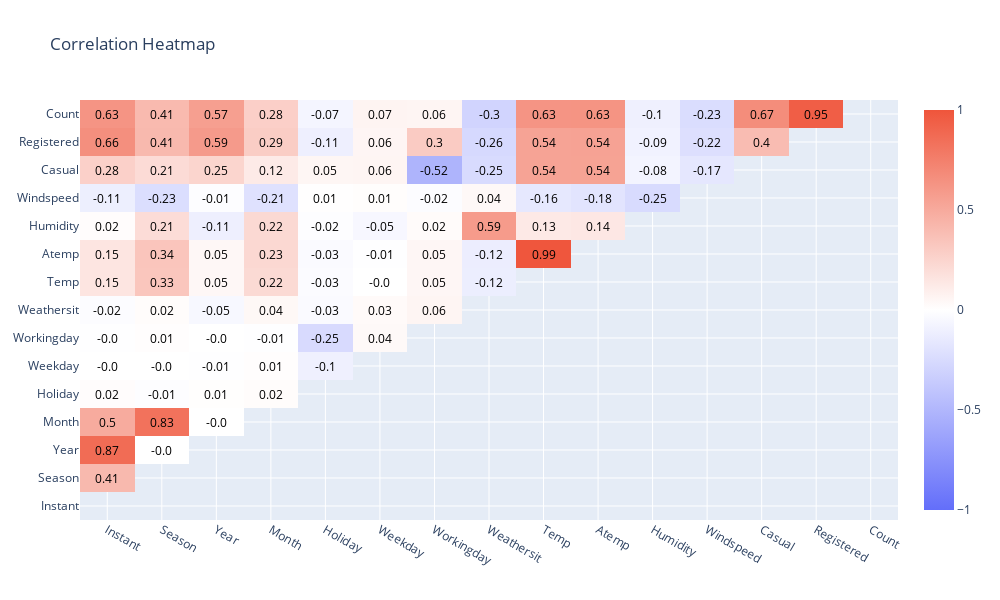

Notebook code for this chart:
### Code cell
corr = dfd.corr()
# Generate a mask for the upper triangle
mask = np.triu(np.ones_like(corr, dtype=bool))
# Apply the mask to the correlation matrix
corr_masked = corr.mask(mask)
# Create the heatmap
fig = go.Figure(data=go.Heatmap(
    z=corr_masked.values,
    x=corr_masked.columns,
    y=corr_masked.index,
    colorscale=[(0, '#636EFA'), (0.5, 'white'), (1, '#EF553B')],
    zmin=-1,
    zmax=1,
    text=np.round(corr_masked.values, 2),
    hoverinfo='text'
))
# Add annotations
annotations = []
for i in range(len(corr_masked)):
    for j in range(len(corr_masked)):
        if not mask[i, j]:
            annotations.append(
                dict(
                    x=corr_masked.columns[j],
                    y=corr_masked.index[i],
                    text=str(np.round(corr_masked.iloc[i, j], 2)),
                    showarrow=False,
                    font=dict(color="black")
                )
            )
fig.update_layout(
    width=1000,  # Set the width of the plot
    height=600,  # Set the height of the plot
    title='Correlation Heatmap',
    annotations=annotations,
    xaxis=dict(tickmode='array', tickvals=list(range(len(corr.columns))), ticktext=corr.columns),
    yaxis=dict(tickmode='array', tickvals=list(range(len(corr.index))), ticktext=corr.index)
)
fig.show()

### Figure 1 — Plotly figure (JSON) as saved in the notebook; plotly's stock layout.template omitted (floating-point values rounded to 4 significant figures; data arrays with more than 128 entries replaced by an {"elided": "..."} marker saying what was removed)
{"data": [{"colorscale": [[0, "#636EFA"], [0.5, "white"], [1, "#EF553B"]], "hoverinfo": "text", "text": {"elided": "15x15 float values"}, "type": "heatmap", "x": ["Instant", "Season", "Year", "Month", "Holiday", "Weekday", "Workingday", "Weathersit", "Temp", "Atemp", "Humidity", "Windspeed", "Casual", "Registered", "Count"], "y": ["Instant", "Season", "Year", "Month", "Holiday", "Weekday", "Workingday", "Weathersit", "Temp", "Atemp", "Humidity", "Windspeed", "Casual", "Registered", "Count"], "z": {"elided": "15x15 float values"}, "zmax": 1, "zmin": -1}], "layout": {"annotations": [{"font": {"color": "black"}, "showarrow": false, "text": "0.41", "x": "Instant", "y": "Season"}, {"font": {"color": "black"}, "showarrow": false, "text": "0.87", "x": "Instant", "y": "Year"}, {"font": {"color": "black"}, "showarrow": false, "text": "-0.0", "x": "Season", "y": "Year"}, {"font": {"color": "black"}, "showarrow": false, "text": "0.5", "x": "Instant", "y": "Month"}, {"font": {"color": "black"}, "showarrow": false, "text": "0.83", "x": "Season", "y": "Month"}, {"font": {"color": "black"}, "showarrow": false, "text": "-0.0", "x": "Year", "y": "Month"}, {"font": {"color": "black"}, "showarrow": false, "text": "0.02", "x": "Instant", "y": "Holiday"}, {"font": {"color": "black"}, "showarrow": false, "text": "-0.01", "x": "Season", "y": "Holiday"}, {"font": {"color": "black"}, "showarrow": false, "text": "0.01", "x": "Year", "y": "Holiday"}, {"font": {"color": "black"}, "showarrow": false, "text": "0.02", "x": "Month", "y": "Holiday"}, {"font": {"color": "black"}, "showarrow": false, "text": "-0.0", "x": "Instant", "y": "Weekday"}, {"font": {"color": "black"}, "showarrow": false, "text": "-0.0", "x": "Season", "y": "Weekday"}, {"font": {"color": "black"}, "showarrow": false, "text": "-0.01", "x": "Year", "y": "Weekday"}, {"font": {"color": "black"}, "showarrow": false, "text": "0.01", "x": "Month", "y": "Weekday"}, {"font": {"color": "black"}, "showarrow": false, "text": "-0.1", "x": "Holiday", "y": "Weekday"}, {"font": {"color": "black"}, "showarrow": false, "text": "-0.0", "x": "Instant", "y": "Workingday"}, {"font": {"color": "black"}, "showarrow": false, "text": "0.01", "x": "Season", "y": "Workingday"}, {"font": {"color": "black"}, "showarrow": false, "text": "-0.0", "x": "Year", "y": "Workingday"}, {"font": {"color": "black"}, "showarrow": false, "text": "-0.01", "x": "Month", "y": "Workingday"}, {"font": {"color": "black"}, "showarrow": false, "text": "-0.25", "x": "Holiday", "y": "Workingday"}, {"font": {"color": "black"}, "showarrow": false, "text": "0.04", "x": "Weekday", "y": "Workingday"}, {"font": {"color": "black"}, "showarrow": false, "text": "-0.02", "x": "Instant", "y": "Weathersit"}, {"font": {"color": "black"}, "showarrow": false, "text": "0.02", "x": "Season", "y": "Weathersit"}, {"font": {"color": "black"}, "showarrow": false, "text": "-0.05", "x": "Year", "y": "Weathersit"}, {"font": {"color": "black"}, "showarrow": false, "text": "0.04", "x": "Month", "y": "Weathersit"}, {"font": {"color": "black"}, "showarrow": false, "text": "-0.03", "x": "Holiday", "y": "Weathersit"}, {"font": {"color": "black"}, "showarrow": false, "text": "0.03", "x": "Weekday", "y": "Weathersit"}, {"font": {"color": "black"}, "showarrow": false, "text": "0.06", "x": "Workingday", "y": "Weathersit"}, {"font": {"color": "black"}, "showarrow": false, "text": "0.15", "x": "Instant", "y": "Temp"}, {"font": {"color": "black"}, "showarrow": false, "text": "0.33", "x": "Season", "y": "Temp"}, {"font": {"color": "black"}, "showarrow": false, "text": "0.05", "x": "Year", "y": "Temp"}, {"font": {"color": "black"}, "showarrow": false, "text": "0.22", "x": "Month", "y": "Temp"}, {"font": {"color": "black"}, "showarrow": false, "text": "-0.03", "x": "Holiday", "y": "Temp"}, {"font": {"color": "black"}, "showarrow": false, "text": "-0.0", "x": "Weekday", "y": "Temp"}, {"font": {"color": "black"}, "showarrow": false, "text": "0.05", "x": "Workingday", "y": "Temp"}, {"font": {"color": "black"}, "showarrow": false, "text": "-0.12", "x": "Weathersit", "y": "Temp"}, {"font": {"color": "black"}, "showarrow": false, "text": "0.15", "x": "Instant", "y": "Atemp"}, {"font": {"color": "black"}, "showarrow": false, "text": "0.34", "x": "Season", "y": "Atemp"}, {"font": {"color": "black"}, "showarrow": false, "text": "0.05", "x": "Year", "y": "Atemp"}, {"font": {"color": "black"}, "showarrow": false, "text": "0.23", "x": "Month", "y": "Atemp"}, {"font": {"color": "black"}, "showarrow": false, "text": "-0.03", "x": "Holiday", "y": "Atemp"}, {"font": {"color": "black"}, "showarrow": false, "text": "-0.01", "x": "Weekday", "y": "Atemp"}, {"font": {"color": "black"}, "showarrow": false, "text": "0.05", "x": "Workingday", "y": "Atemp"}, {"font": {"color": "black"}, "showarrow": false, "text": "-0.12", "x": "Weathersit", "y": "Atemp"}, {"font": {"color": "black"}, "showarrow": false, "text": "0.99", "x": "Temp", "y": "Atemp"}, {"font": {"color": "black"}, "showarrow": false, "text": "0.02", "x": "Instant", "y": "Humidity"}, {"font": {"color": "black"}, "showarrow": false, "text": "0.21", "x": "Season", "y": "Humidity"}, {"font": {"color": "black"}, "showarrow": false, "text": "-0.11", "x": "Year", "y": "Humidity"}, {"font": {"color": "black"}, "showarrow": false, "text": "0.22", "x": "Month", "y": "Humidity"}, {"font": {"color": "black"}, "showarrow": false, "text": "-0.02", "x": "Holiday", "y": "Humidity"}, {"font": {"color": "black"}, "showarrow": false, "text": "-0.05", "x": "Weekday", "y": "Humidity"}, {"font": {"color": "black"}, "showarrow": false, "text": "0.02", "x": "Workingday", "y": "Humidity"}, {"font": {"color": "black"}, "showarrow": false, "text": "0.59", "x": "Weathersit", "y": "Humidity"}, {"font": {"color": "black"}, "showarrow": false, "text": "0.13", "x": "Temp", "y": "Humidity"}, {"font": {"color": "black"}, "showarrow": false, "text": "0.14", "x": "Atemp", "y": "Humidity"}, {"font": {"color": "black"}, "showarrow": false, "text": "-0.11", "x": "Instant", "y": "Windspeed"}, {"font": {"color": "black"}, "showarrow": false, "text": "-0.23", "x": "Season", "y": "Windspeed"}, {"font": {"color": "black"}, "showarrow": false, "text": "-0.01", "x": "Year", "y": "Windspeed"}, {"font": {"color": "black"}, "showarrow": false, "text": "-0.21", "x": "Month", "y": "Windspeed"}, {"font": {"color": "black"}, "showarrow": false, "text": "0.01", "x": "Holiday", "y": "Windspeed"}, {"font": {"color": "black"}, "showarrow": false, "text": "0.01", "x": "Weekday", "y": "Windspeed"}, {"font": {"color": "black"}, "showarrow": false, "text": "-0.02", "x": "Workingday", "y": "Windspeed"}, {"font": {"color": "black"}, "showarrow": false, "text": "0.04", "x": "Weathersit", "y": "Windspeed"}, {"font": {"color": "black"}, "showarrow": false, "text": "-0.16", "x": "Temp", "y": "Windspeed"}, {"font": {"color": "black"}, "showarrow": false, "text": "-0.18", "x": "Atemp", "y": "Windspeed"}, {"font": {"color": "black"}, "showarrow": false, "text": "-0.25", "x": "Humidity", "y": "Windspeed"}, {"font": {"color": "black"}, "showarrow": false, "text": "0.28", "x": "Instant", "y": "Casual"}, {"font": {"color": "black"}, "showarrow": false, "text": "0.21", "x": "Season", "y": "Casual"}, {"font": {"color": "black"}, "showarrow": false, "text": "0.25", "x": "Year", "y": "Casual"}, {"font": {"color": "black"}, "showarrow": false, "text": "0.12", "x": "Month", "y": "Casual"}, {"font": {"color": "black"}, "showarrow": false, "text": "0.05", "x": "Holiday", "y": "Casual"}, {"font": {"color": "black"}, "showarrow": false, "text": "0.06", "x": "Weekday", "y": "Casual"}, {"font": {"color": "black"}, "showarrow": false, "text": "-0.52", "x": "Workingday", "y": "Casual"}, {"font": {"color": "black"}, "showarrow": false, "text": "-0.25", "x": "Weathersit", "y": "Casual"}, {"font": {"color": "black"}, "showarrow": false, "text": "0.54", "x": "Temp", "y": "Casual"}, {"font": {"color": "black"}, "showarrow": false, "text": "0.54", "x": "Atemp", "y": "Casual"}, {"font": {"color": "black"}, "showarrow": false, "text": "-0.08", "x": "Humidity", "y": "Casual"}, {"font": {"color": "black"}, "showarrow": false, "text": "-0.17", "x": "Windspeed", "y": "Casual"}, {"font": {"color": "black"}, "showarrow": false, "text": "0.66", "x": "Instant", "y": "Registered"}, {"font": {"color": "black"}, "showarrow": false, "text": "0.41", "x": "Season", "y": "Registered"}, {"font": {"color": "black"}, "showarrow": false, "text": "0.59", "x": "Year", "y": "Registered"}, {"font": {"color": "black"}, "showarrow": false, "text": "0.29", "x": "Month", "y": "Registered"}, {"font": {"color": "black"}, "showarrow": false, "text": "-0.11", "x": "Holiday", "y": "Registered"}, {"font": {"color": "black"}, "showarrow": false, "text": "0.06", "x": "Weekday", "y": "Registered"}, {"font": {"color": "black"}, "showarrow": false, "text": "0.3", "x": "Workingday", "y": "Registered"}, {"font": {"color": "black"}, "showarrow": false, "text": "-0.26", "x": "Weathersit", "y": "Registered"}, {"font": {"color": "black"}, "showarrow": false, "text": "0.54", "x": "Temp", "y": "Registered"}, {"font": {"color": "black"}, "showarrow": false, "text": "0.54", "x": "Atemp", "y": "Registered"}, {"font": {"color": "black"}, "showarrow": false, "text": "-0.09", "x": "Humidity", "y": "Registered"}, {"font": {"color": "black"}, "showarrow": false, "text": "-0.22", "x": "Windspeed", "y": "Registered"}, {"font": {"color": "black"}, "showarrow": false, "text": "0.4", "x": "Casual", "y": "Registered"}, {"font": {"color": "black"}, "showarrow": false, "text": "0.63", "x": "Instant", "y": "Count"}, {"font": {"color": "black"}, "showarrow": false, "text": "0.41", "x": "Season", "y": "Count"}, {"font": {"color": "black"}, "showarrow": false, "text": "0.57", "x": "Year", "y": "Count"}, {"font": {"color": "black"}, "showarrow": false, "text": "0.28", "x": "Month", "y": "Count"}, {"font": {"color": "black"}, "showarrow": false, "text": "-0.07", "x": "Holiday", "y": "Count"}, {"font": {"color": "black"}, "showarrow": false, "text": "0.07", "x": "Weekday", "y": "Count"}, {"font": {"color": "black"}, "showarrow": false, "text": "0.06", "x": "Workingday", "y": "Count"}, {"font": {"color": "black"}, "showarrow": false, "text": "-0.3", "x": "Weathersit", "y": "Count"}, {"font": {"color": "black"}, "showarrow": false, "text": "0.63", "x": "Temp", "y": "Count"}, {"font": {"color": "black"}, "showarrow": false, "text": "0.63", "x": "Atemp", "y": "Count"}, {"font": {"color": "black"}, "showarrow": false, "text": "-0.1", "x": "Humidity", "y": "Count"}, {"font": {"color": "black"}, "showarrow": false, "text": "-0.23", "x": "Windspeed", "y": "Count"}, {"font": {"color": "black"}, "showarrow": false, "text": "0.67", "x": "Casual", "y": "Count"}, {"font": {"color": "black"}, "showarrow": false, "text": "0.95", "x": "Registered", "y": "Count"}], "height": 600, "title": {"text": "Correlation Heatmap"}, "width": 1000, "xaxis": {"tickmode": "array", "ticktext": ["Instant", "Season", "Year", "Month", "Holiday", "Weekday", "Workingday", "Weathersit", "Temp", "Atemp", "Humidity", "Windspeed", "Casual", "Registered", "Count"], "tickvals": [0, 1, 2, 3, 4, 5, 6, 7, 8, 9, 10, 11, 12, 13, 14]}, "yaxis": {"tickmode": "array", "ticktext": ["Instant", "Season", "Year", "Month", "Holiday", "Weekday", "Workingday", "Weathersit", "Temp", "Atemp", "Humidity", "Windspeed", "Casual", "Registered", "Count"], "tickvals": [0, 1, 2, 3, 4, 5, 6, 7, 8, 9, 10, 11, 12, 13, 14]}}}
